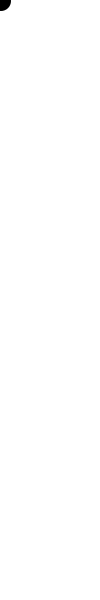
Frame 1 (no input)
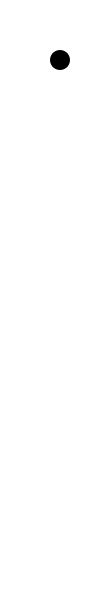
Frame 60 (the mouse pressed at the canvas centre just before this capture)
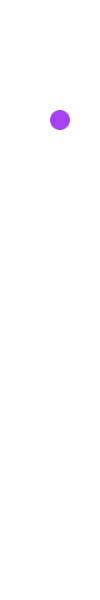
Frame 120 (the mouse held since frame 60 and released just before this capture)

The Processing sketch that drew these frames (run headless with seeded random() and noise(); from frame 60 on, the mouse is pressed at the canvas centre):

// Processing sketch: processing_4898
// ── processing_4898.pde

float rot = 0;
float gruen = 0;
float blau = 0;
int X = 0;
int Y = 0;
boolean addierenX = true;
boolean addierenY = true;

void setup() {
  size(100, 600);
}

void draw() {
  background(255);
  move();
  display();
}

void mousePressed() {
  // Zufallsfarbe für Kreis
  rot = random(0, 256);
  gruen = random(0, 256);
  blau = random(0, 256);
}

void move() {
  if ((X + 10) == width)
    addierenX = false;
    
  if ((X - 9) == 0)
    addierenX = true;
    
  if ((Y + 10) == height)
    addierenY = false;
    
  if ((Y - 9) == 0)
    addierenY = true;
  
  if (addierenX)
    X = X + 1;
  else
    X = X - 1;
    
  if (addierenY)
    Y = Y + 1;
  else
    Y = Y - 1;
}

void display() {
  noStroke();
  fill(rot, gruen, blau);
  ellipse(X,Y,20,20);
}
